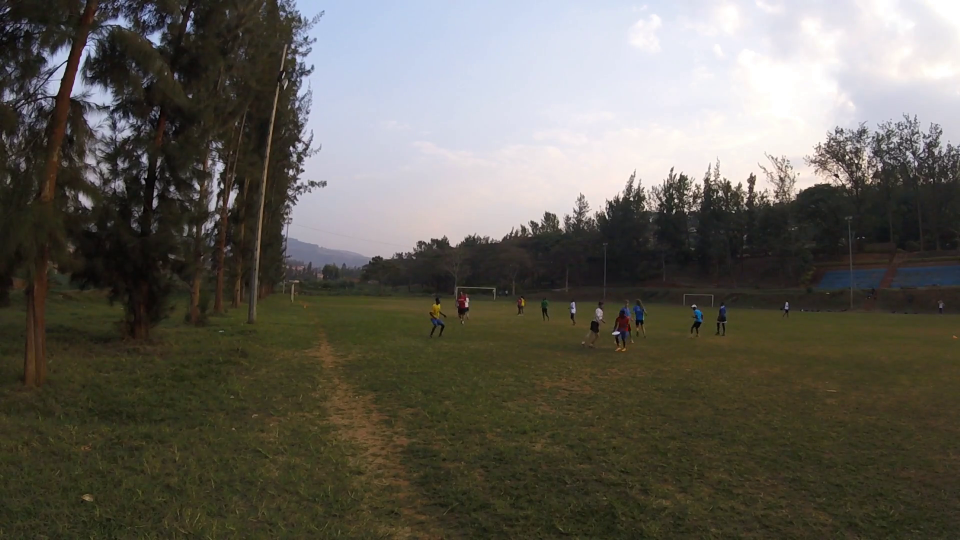
#> input picture frame 48 of vid/handblock_60fps.mp4, 1920 x 1080 px (shown at 1/2 size)
$ python back_subtract.py
#> lines starting #> are read from the running program, lines starting #| are printed output that depends on the picture; after the words box and inside, x2 and y2 are one past the last pixel; in counts of white or black regions, pixels touching at a corner belong together
import cv2
# this uses 3.4.5
import argparse
import numpy as np
from matplotlib import pyplot as plt


def filter_white_only(frame):
    global res
    # Convert BGR to HSV
    hsv = cv2.cvtColor(frame, cv2.COLOR_BGR2HSV)

    # define range of white color in HSV
    #   To get white:
    #       Hue doesn't matter
    #       Saturation should be a low number
    #       Value should be a high number
    lower = np.array([0, 0, 135])
    upper = np.array([255, 70, 255])

    # Threshold the HSV image to get only white colors
    mask = cv2.inRange(hsv, lower, upper)

    # Bitwise-AND mask and original image
    res = cv2.bitwise_and(frame, frame, mask=mask)
    plt.imshow(res)
    plt.show()


backSub = cv2.createBackgroundSubtractorMOG2()
#backSub = cv.createBackgroundSubtractorKNN()

capture = cv2.VideoCapture('vid/handblock_60fps.mp4')

while True:
    ret, frame = capture.read()
#> frame is the input picture: shape (1080, 1920, 3); mean B, G, R 86.5, 95.2, 98.3
    if frame is None:
        break

    plt.imshow(frame)
    plt.show()

    # [apply]
    # update the background model
    #fgMask = backSub.apply(frame)
    fgMask = backSub.apply(frame)
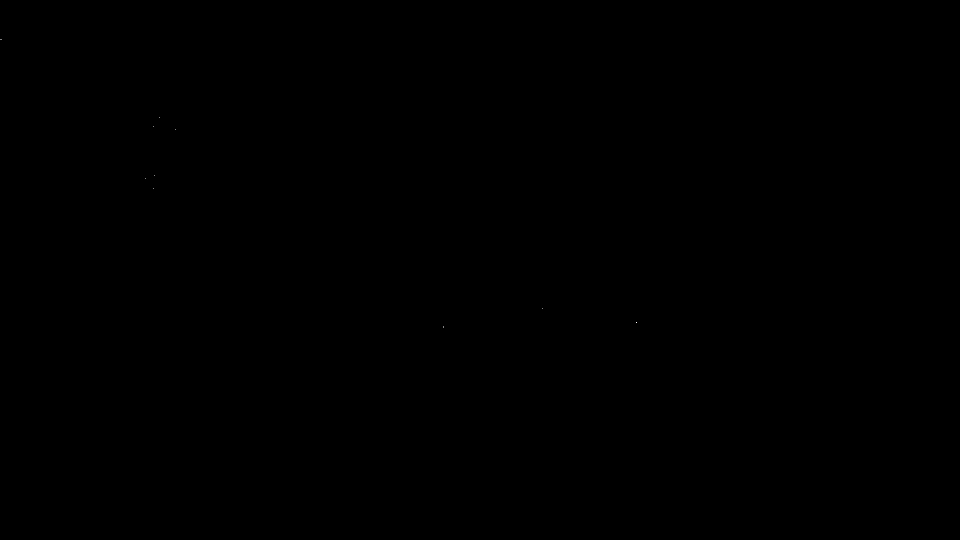
#> fgMask: shape (1080, 1920) (shown at 1/2 size); values 127 (black) and 255 (white), 0% white in thin lines or dots, all inside (x1, y1, x2, y2) = (1, 78, 1273, 655)
    plt.imshow(fgMask)
    plt.show()
    frame2 = cv2.bitwise_and(frame, frame, mask=fgMask)
    # [apply]

    filter_white_only(frame2)
#> in filter_white_only, `hsv = cv2.cvtColor(frame, cv2.COLOR_BGR2HSV)`: hsv: shape (1080, 1920, 3); mean H, S, V 50.1, 75.6, 102.3
#> in filter_white_only, `mask = cv2.inRange(hsv, lower, upper)`:
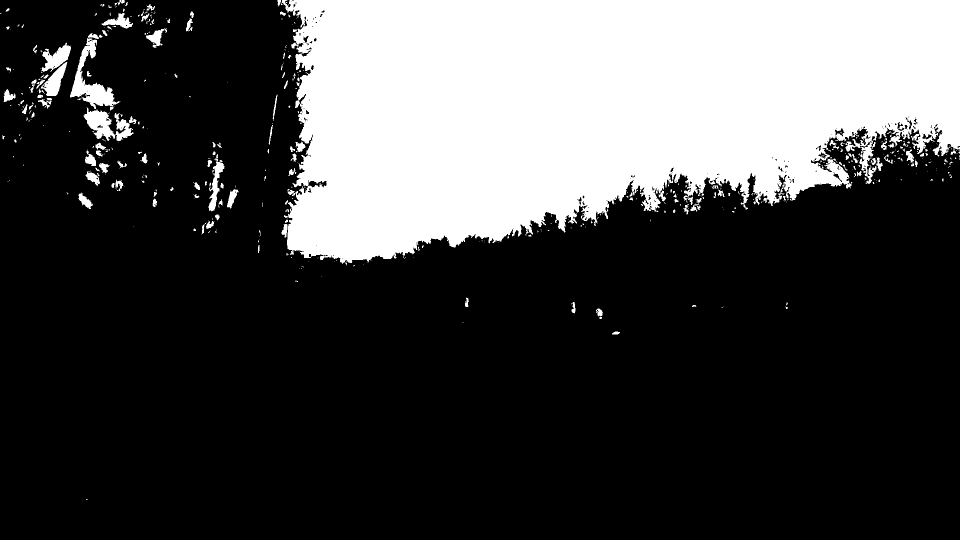
#> mask: shape (1080, 1920) (shown at 1/2 size); 27.4% white; 509 white regions (369 under 20 px), largest, box (x1, y1, x2, y2) and area: (563, 0, 1920, 531) 541700, (140, 66, 241, 218) 4384, (167, 215, 268, 282) 3128
#> in filter_white_only, `res = cv2.bitwise_and(frame, frame, mask=mask)`:
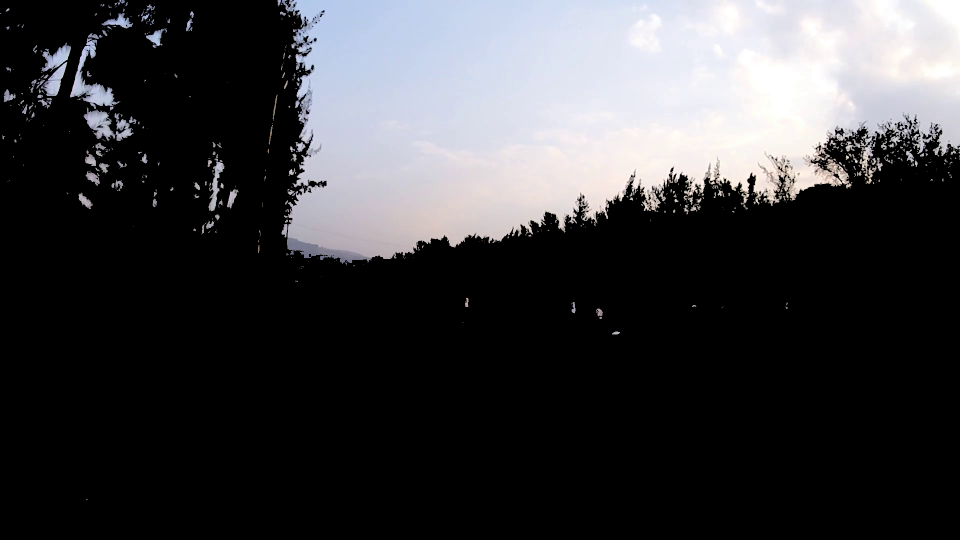
#> res: shape (1080, 1920, 3) (shown at 1/2 size); mean B, G, R 62.2, 59.7, 59.7

    # [display_frame_number]
    # get the frame number and write it on the current frame
    cv2.rectangle(frame, (10, 2), (100, 20), (255, 255, 255), -1)
    cv2.putText(frame, str(capture.get(cv2.CAP_PROP_POS_FRAMES)), (15, 15),
                cv2.FONT_HERSHEY_SIMPLEX, 0.5, (0, 0, 0))
#> frame: shape (1080, 1920, 3); mean B, G, R 86.7, 95.4, 98.4
    # [display_frame_number]

$ run again, starting later in the video
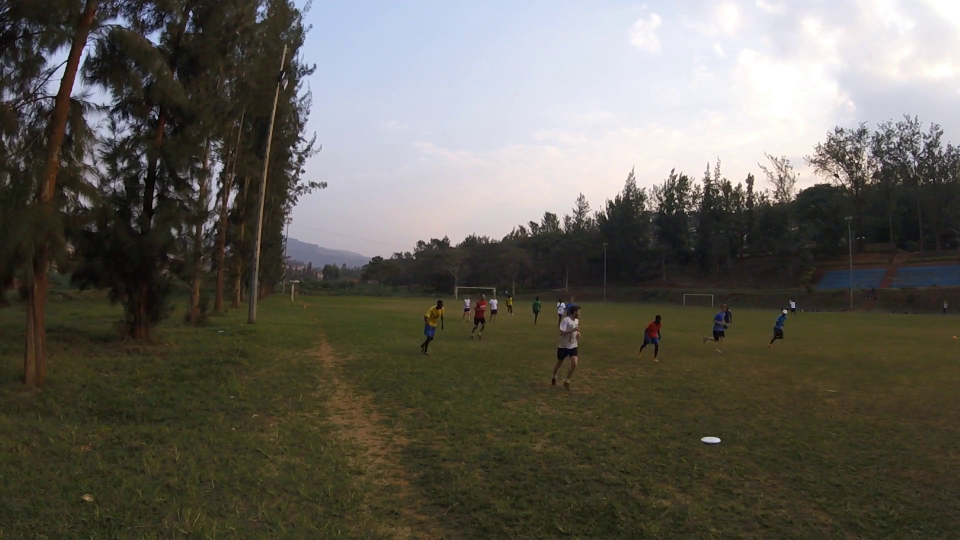
#> input picture frame 216 of vid/handblock_60fps.mp4, 1920 x 1080 px (shown at 1/2 size)
#> frame is the input picture: shape (1080, 1920, 3); mean B, G, R 86.6, 95.1, 98.1
#> fgMask: shape (1080, 1920); values 127 (black) and 255 (white), 0% white in thin lines or dots, all inside (x1, y1, x2, y2) = (291, 224, 1148, 710)
#> hsv: shape (1080, 1920, 3); mean H, S, V 50.3, 75.2, 102.2
#> in filter_white_only, `mask = cv2.inRange(hsv, lower, upper)`:
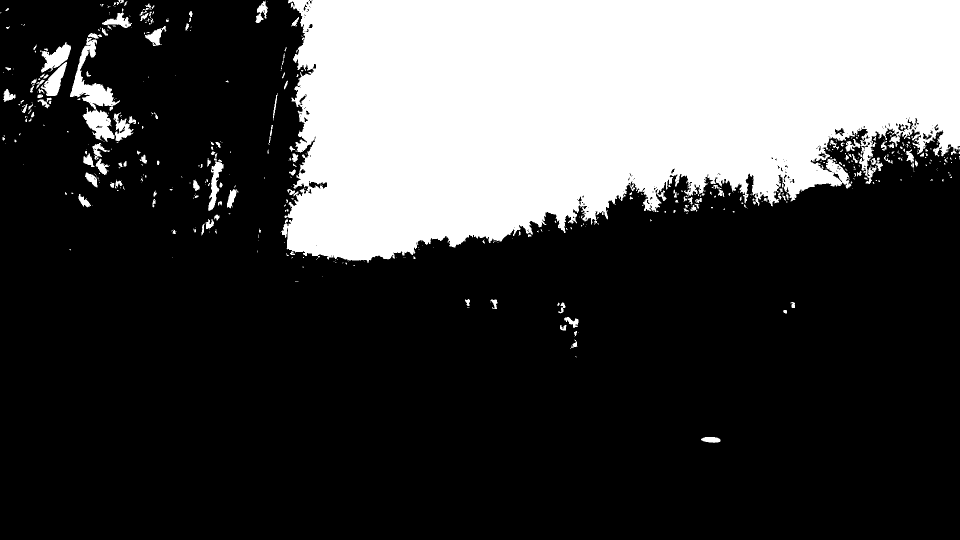
#> mask: shape (1080, 1920) (shown at 1/2 size); 27.4% white; 509 white regions (354 under 20 px), largest, box (x1, y1, x2, y2) and area: (561, 0, 1920, 526) 540466, (140, 75, 240, 283) 6517, (80, 84, 142, 145) 1740
#> in filter_white_only, `res = cv2.bitwise_and(frame, frame, mask=mask)`:
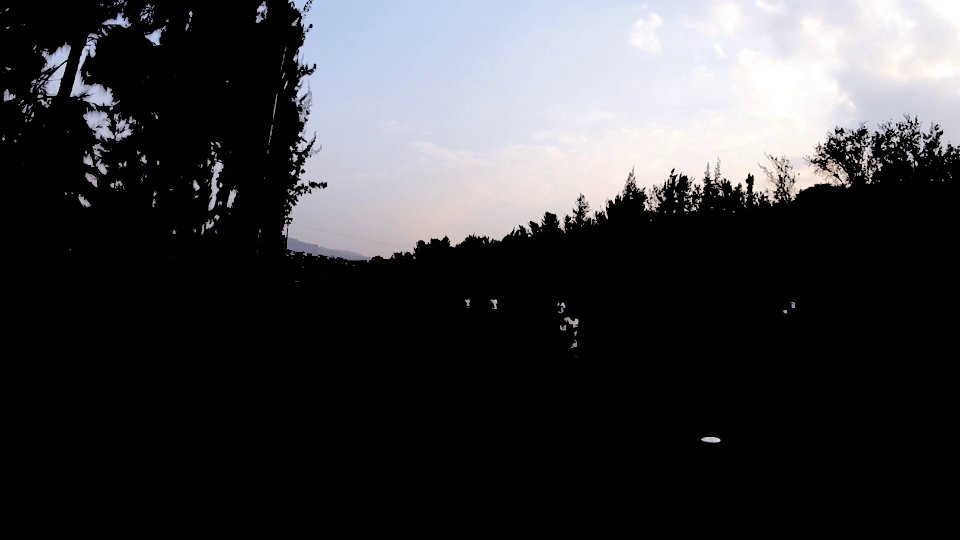
#> res: shape (1080, 1920, 3) (shown at 1/2 size); mean B, G, R 62.2, 59.7, 59.7

$ run again, starting later in the video
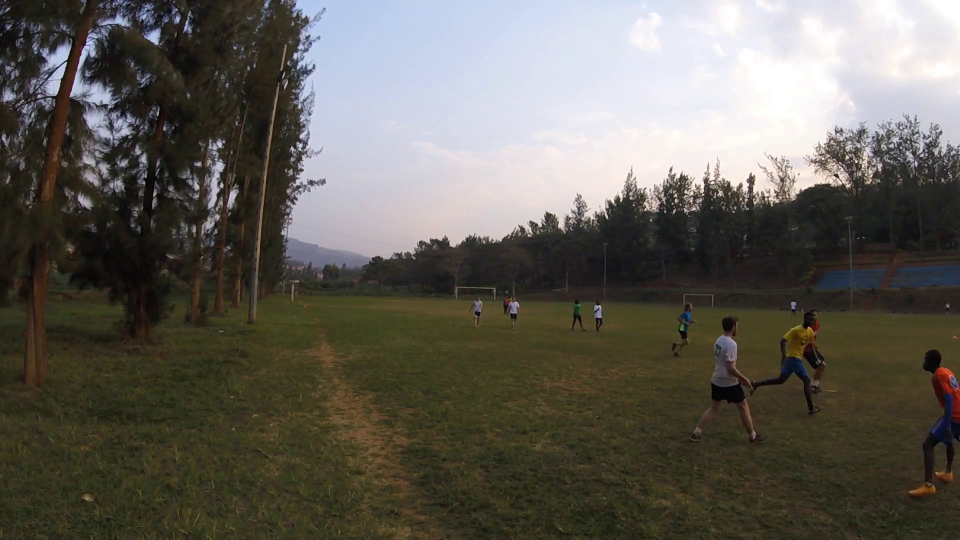
#> input picture frame 384 of vid/handblock_60fps.mp4, 1920 x 1080 px (shown at 1/2 size)
#> frame is the input picture: shape (1080, 1920, 3); mean B, G, R 86.6, 94.5, 97.8
#> fgMask: shape (1080, 1920); values 127 (black) and 255 (white), 0% white in thin lines or dots, all inside (x1, y1, x2, y2) = (6, 69, 1878, 796)
#> hsv: shape (1080, 1920, 3); mean H, S, V 50.6, 74.4, 101.8
#> in filter_white_only, `mask = cv2.inRange(hsv, lower, upper)`:
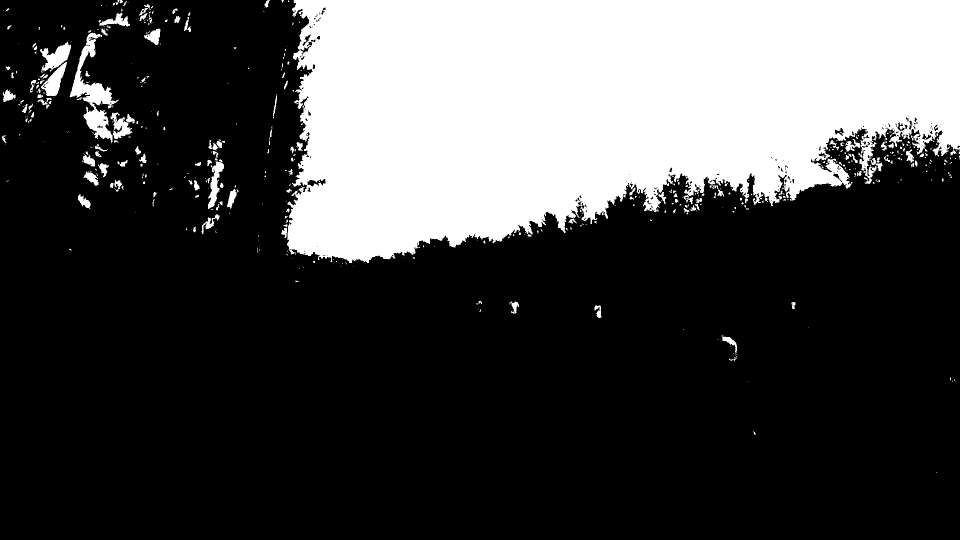
#> mask: shape (1080, 1920) (shown at 1/2 size); 27.3% white; 533 white regions (389 under 20 px), largest, box (x1, y1, x2, y2) and area: (574, 0, 1920, 526) 539539, (139, 65, 238, 287) 6264, (80, 84, 142, 145) 1796
#> in filter_white_only, `res = cv2.bitwise_and(frame, frame, mask=mask)`:
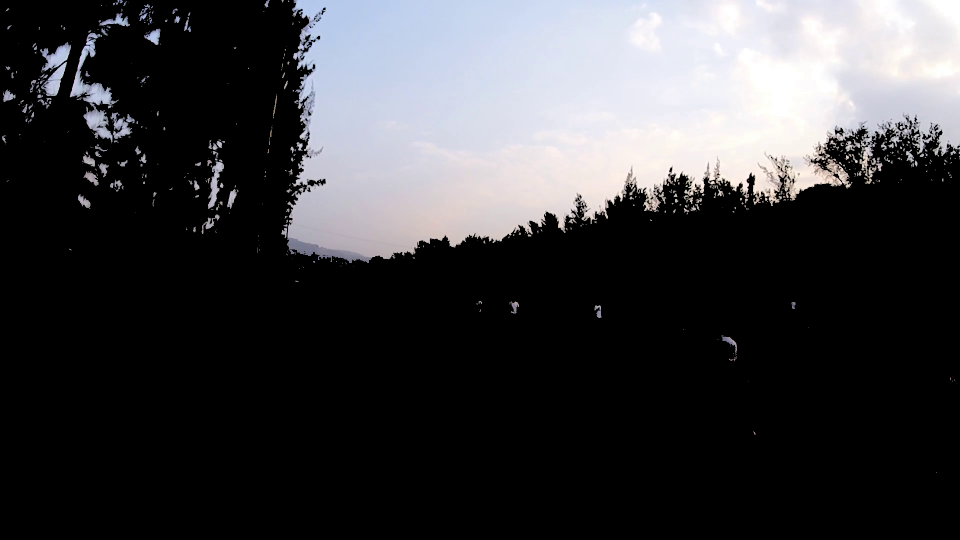
#> res: shape (1080, 1920, 3) (shown at 1/2 size); mean B, G, R 62, 59.5, 59.5
